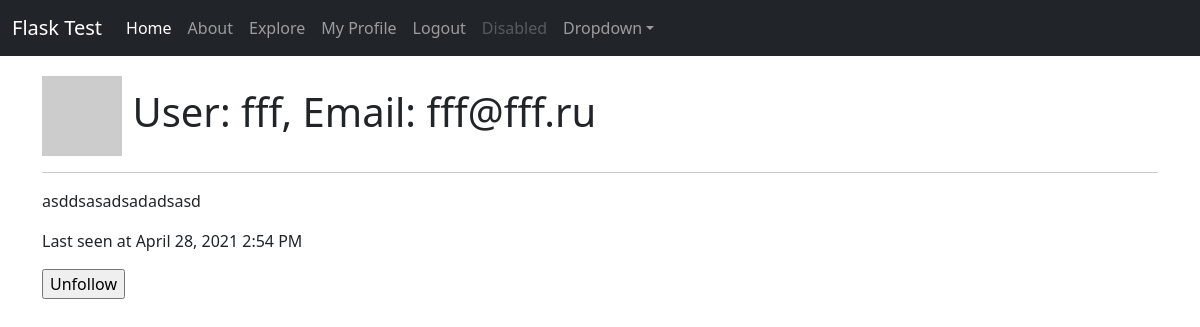
/user/fff (signed in), run on an earlier commit of the app's database.
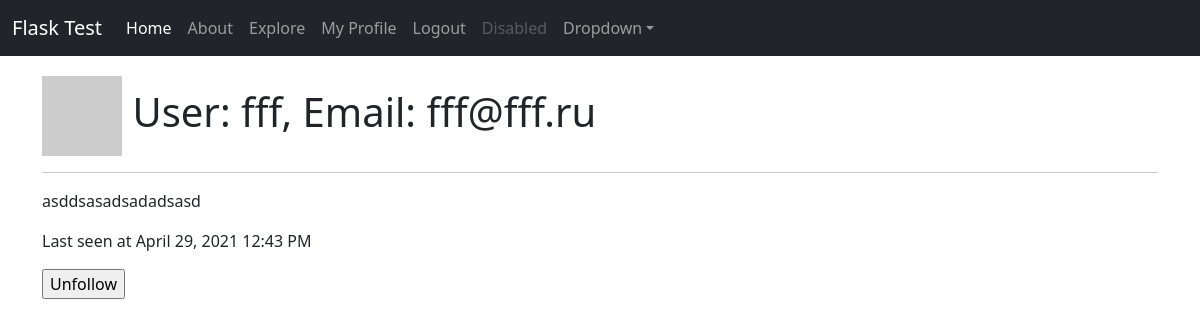
And on a later commit of the database.
### app/models.py (models this page shows, shortened)
class User(UserMixin, db.Model):
    id = db.Column(db.Integer, primary_key=True)
    username = db.Column(db.String(50), index=True, unique=True)
    email = db.Column(db.String(100), index=True, unique=True)
    password = db.Column(db.String(128))
    about_me = db.Column(db.String(250))
    posts = db.relationship('Post', backref='author', lazy='dynamic')
    last_seen = db.Column(db.DateTime, default=datetime.utcnow())
    followed = db.relationship(
        'User', secondary=followers,
        primaryjoin=(followers.c.follower_id == id),
        secondaryjoin=(followers.c.followed_id == id),
        backref=db.backref('followers', lazy='dynamic'), lazy='dynamic'
    )
    def avatar(self, size):
        digest = md5(self.email.lower().encode('utf-8')).hexdigest()
        return 'https://www.gravatar.com/avatar/{}?d=identicon&s={}'.format(digest, size)
    def is_following(self, user):
        return self.followed.filter(followers.c.followed_id == user.id).count() > 0

### app/main/routes.py (the view)
@bp.route('/user/<username>')
@login_required
def user(username):
    u = User.query.filter_by(username=username).first_or_404()
    form = EmptyForm()
    return render_template('user.html', user=u, form=form)

### app/forms.py
class EmptyForm(FlaskForm):
    submit = SubmitField(_l('Submit'))

### app/main/routes.py (called while the page is built)
@bp.before_request
def before_request():
    if current_user.is_authenticated:
        current_user.last_seen = datetime.utcnow()
        db.session.commit()
        g.locale = 'en'

### app/models.py (called while the page is built)
@login.user_loader
def load_user(id):
    return User.query.get(int(id))

### app/templates/user.html (shortened to what this page needs)
{% extends '__base.html' %}
{% block body %}
<h1><img src="{{ user.avatar(128) }}"> User: {{ user.username }}, Email: {{ user.email }}</h1>
<hr>
{% if user.about_me %}<p>{{ user.about_me }}</p>{% endif %}
{% if user.last_seen %}<p>{{ _('Last seen at') }} {{ moment(user.last_seen).format('LLL') }}</p>{% endif %}
{% if user == current_user %}<p><a href="{{ url_for('main.edit_profile') }}" class="btn btn-outline-dark">{{ _('Edit profile') }}</a></p>
{% elif not current_user.is_following(user) %}
<p><form action="{{ url_for('main.follow', username=user.username) }}" method="POST">
    {{ form.hidden_tag() }}
    {{ form.submit(value='Follow') }}
</form></p>
{% else %}
<p><form action="{{ url_for('main.unfollow', username=user.username) }}" method="POST">
    {{ form.submit(value='Unfollow') }}
</form></p>
{% endif %}
{% endblock %}

What changed in the data, as far as the page shows it:
changed User "fff": last_seen "April 28, 2021 2:54 PM" → "April 29, 2021 12:43 PM"
